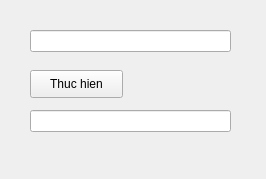
<?xml version="1.0" encoding="UTF-8"?>
<ui version="4.0">
 <class>GiaiThua</class>
 <widget class="QWidget" name="GiaiThua">
  <property name="geometry">
   <rect>
    <x>0</x>
    <y>0</y>
    <width>266</width>
    <height>179</height>
   </rect>
  </property>
  <property name="windowTitle">
   <string>Form</string>
  </property>
  <widget class="QLineEdit" name="lineEdit_nhap">
   <property name="geometry">
    <rect>
     <x>30</x>
     <y>30</y>
     <width>201</width>
     <height>22</height>
    </rect>
   </property>
  </widget>
  <widget class="QLineEdit" name="lineEdit_kq">
   <property name="geometry">
    <rect>
     <x>30</x>
     <y>110</y>
     <width>201</width>
     <height>22</height>
    </rect>
   </property>
   <property name="readOnly">
    <bool>true</bool>
   </property>
  </widget>
  <widget class="QPushButton" name="pushButton">
   <property name="geometry">
    <rect>
     <x>30</x>
     <y>70</y>
     <width>93</width>
     <height>28</height>
    </rect>
   </property>
   <property name="text">
    <string>Thuc hien</string>
   </property>
  </widget>
 </widget>
 <resources/>
 <connections/>
</ui>
